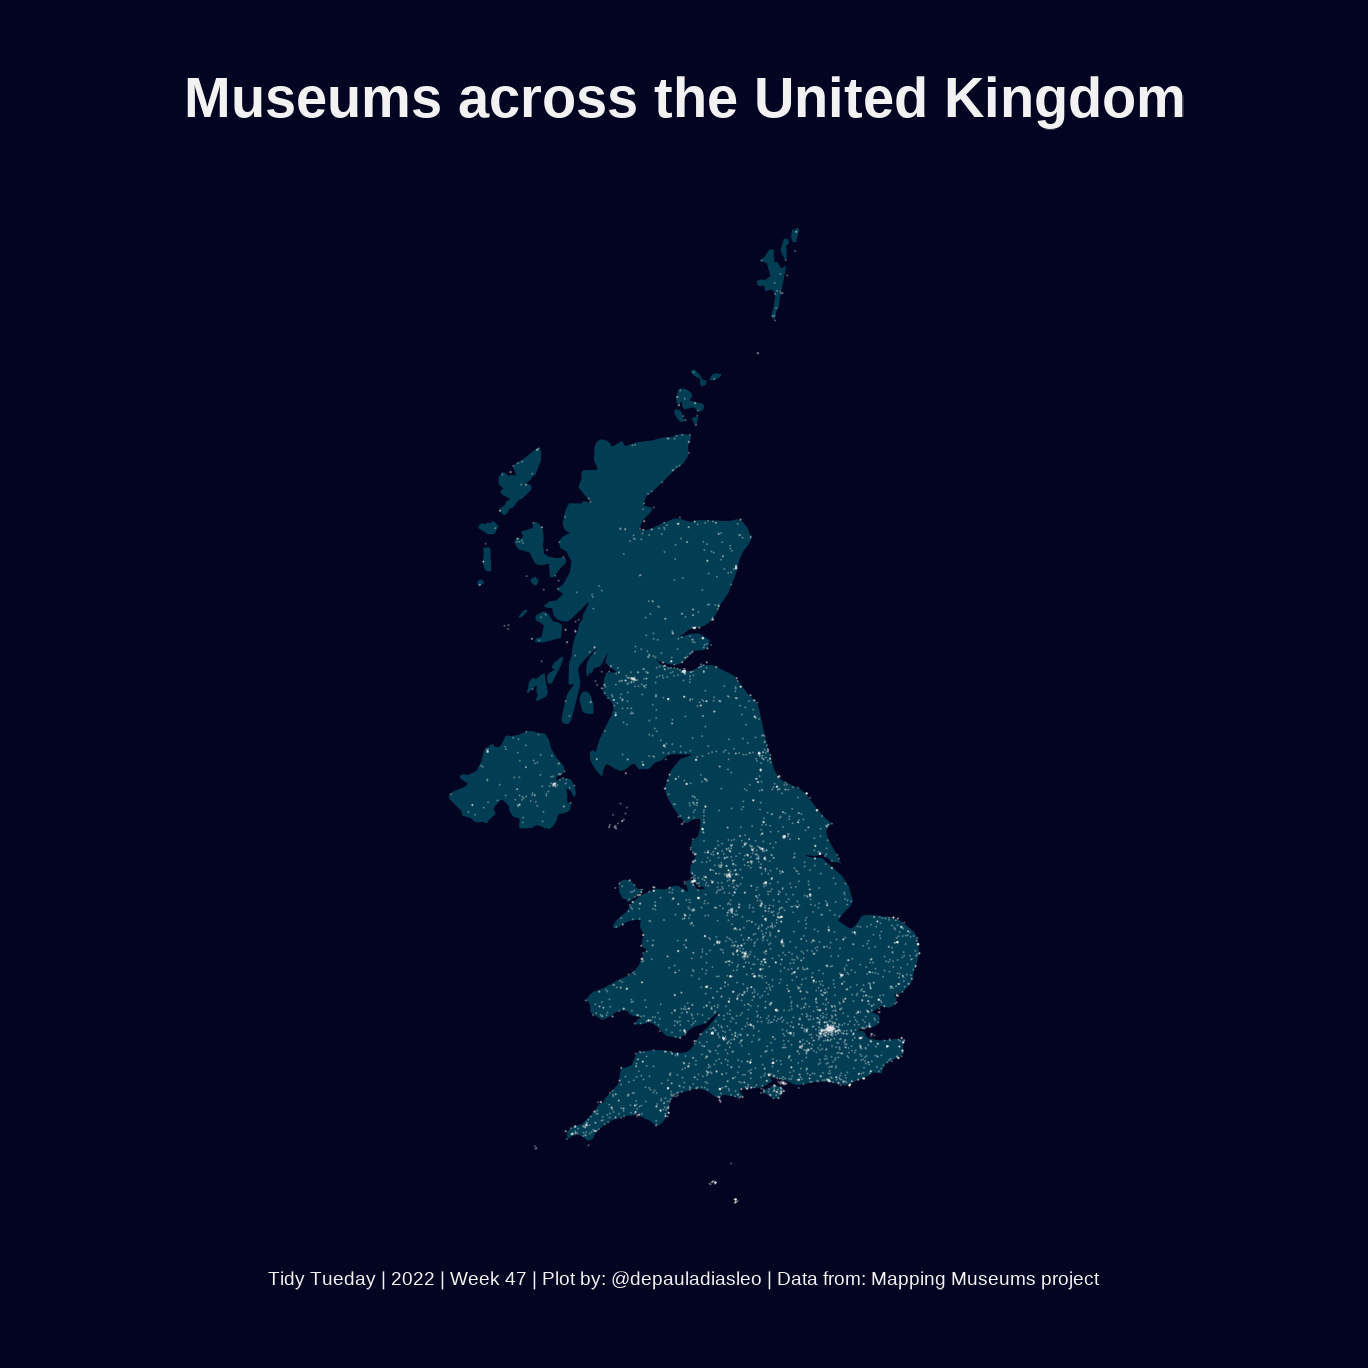

This figure's R source:
# Título:
# Script por:
# Última atualização:


# Descrição:


# Preparação -------------------------------------------------------------------



## Bibliotecas -----------------------------------------------------------------


library(tidyverse)
library(tidytuesdayR)
library(showtext)



# Importação de dados ----------------------------------------------------------


tuesdata <- tidytuesdayR::tt_load(2022, week = 47)

museums <- tuesdata$museums


# Faxina de dados --------------------------------------------------------------


museums_tidy <- 
  museums |> 
  janitor::clean_names() |> 
  select(latitude, longitude, name_of_museum) |> 
  filter(latitude < 90)


map <- map_data("world", "UK")
  

# Visualização -----------------------------------------------------------------


## Texto -----------------------------------------------------------------------


títulos <- list(título = "Museums across the United Kingdom",
                caption = "Tidy Tueday | 2022 | Week 47 | Plot by: @depauladiasleo | Data from: Mapping Museums project")



## Paleta de cores -------------------------------------------------------------


bg_col <- "#030421"

fill_col <- "#013E54"


## Fontes ----------------------------------------------------------------------


montserrat <- "montserrat"
font_add_google(montserrat)


showtext_auto()


theme_set(theme_void(base_family = montserrat))


## Gráfico ---------------------------------------------------------------------


  ggplot() +
  #geom_sf(data = coord) +
  geom_polygon(data = map, aes(long, lat, group = group),
               fill = fill_col) +
  geom_point(data = museums_tidy,
             aes(longitude, latitude),
             color = "gray90",
             size = 0.15,
             alpha = 0.25) +
  coord_map() +
  theme_void() +
  theme(
    plot.margin = margin(2, 2, 2, 2, "cm"),
    plot.title = element_text(color = "gray95",
                              size = 42,
                              face = "bold",
                              margin = margin(0, 0, 30, 0, "pt"),
                              hjust = 0.5),
    plot.title.position = "plot",
    plot.caption = element_text(color = "gray95",
                                size = 14,
                                #face = "bold",
                                margin = margin(20, 0, 0, 0, "pt"),
                                hjust = 0.5),
    plot.background = element_rect(fill = bg_col,
                                   color = bg_col)
  ) +
  labs(title = títulos$título,
       caption = títulos$caption)




# Exportação -------------------------------------------------------------------


ggsave("W47.png",
       width = 1368,
       height = 1368,
       units = "px",
       dpi = 100)

